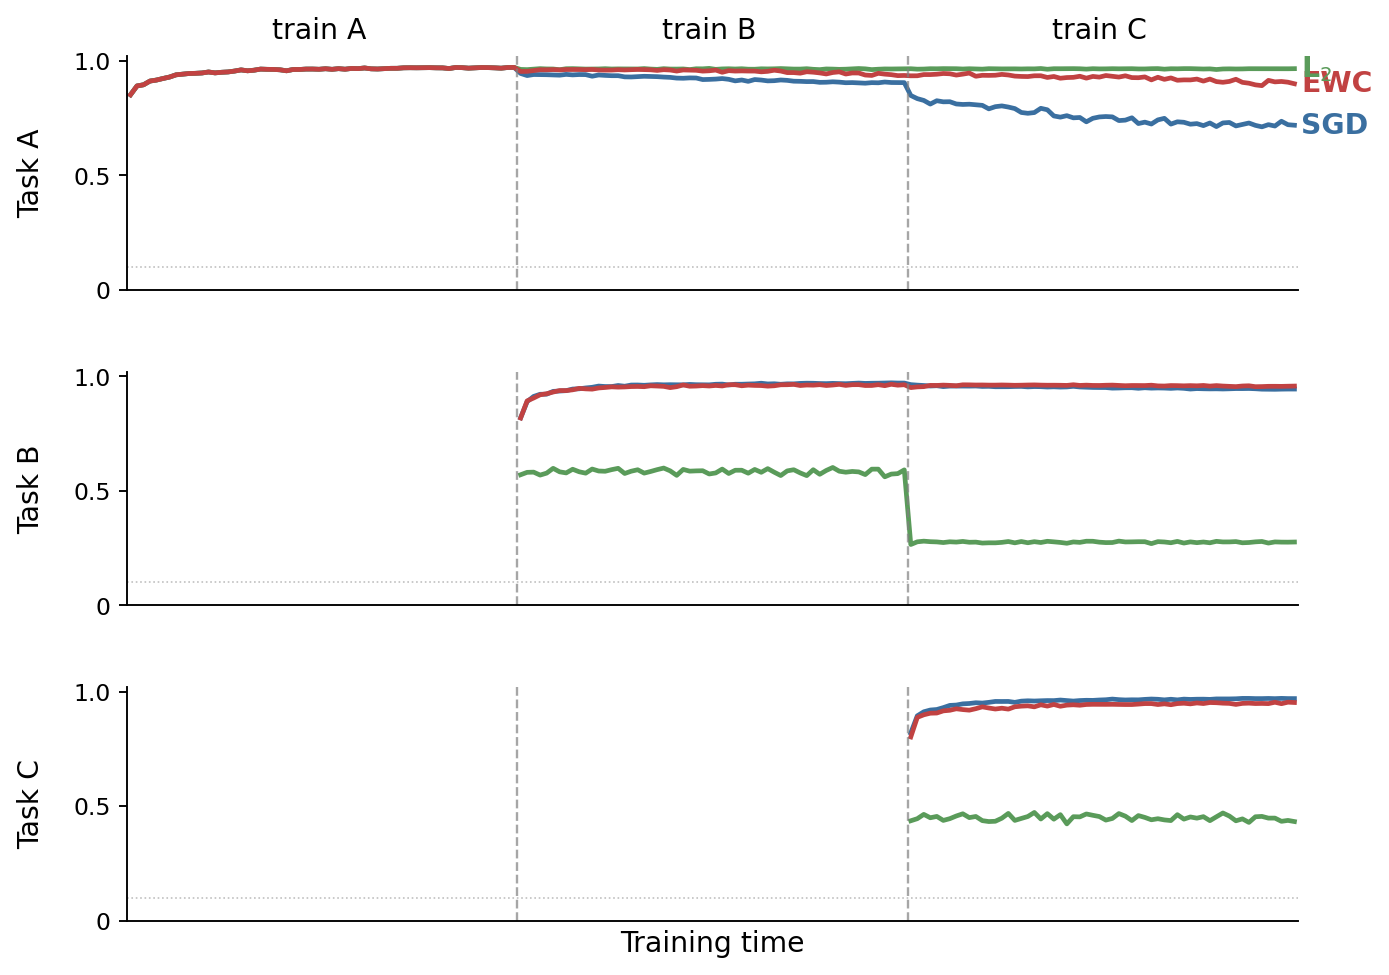

Reproduce this figure in Python.
"""
EWC paper-style plot
====================
Reproduces the layout of Fig. 2A from Kirkpatrick et al. (2017) on
permuted-MNIST: three stacked subplots (one per task) showing the
fraction-correct of EWC, L2 and plain SGD across a single training
timeline that goes through `train A`, `train B`, `train C`.

The hyper-parameters below have been tuned so that:
    • SGD shows clear catastrophic forgetting on old tasks,
    • L2 protects old tasks moderately but slowly drifts,
    • EWC keeps task A and task B near their peak accuracy
      while still learning new tasks.

Run:
    python ewc_paper_plot.py
Outputs:
    ewc_paper_plot.png  (saved next to this script)
"""

import os
import numpy as np
import matplotlib.pyplot as plt
import torch
import torch.nn as nn
import torch.nn.functional as F
import torch.optim as optim
from torchvision import datasets, transforms
from torch.utils.data import DataLoader, Subset

# ──────────────────────────────────────────────────────────────
# CONFIG
# ──────────────────────────────────────────────────────────────
SEED            = 42
BATCH           = 256
HIDDEN          = 600      # widened from 400. Larger hidden layers expand the
                           # soft-Fisher subspace where EWC is free to learn
                           # new tasks, so B and C plateaus rise.
EPOCHS_PER_TASK = 15       # raised from 12. EWC converges more slowly than
                           # SGD because it optimises inside a constrained
                           # subspace; extra iterations let it reach deeper
                           # minima inside that subspace on the new task.
LR              = 1e-3
LAMBDA_EWC      = 1000.0   # EWC penalty (Fisher-weighted). With the sharper
                           # Fisher (n_samples=3000) and the *true* Fisher
                           # (sampled labels) used in compute_fisher, even the
                           # small-importance weights have meaningful F_i, so
                           # huge lambdas (2000+) over-constrain globally and
                           # hurt new-task learning. ~1000 is the sweet spot.
LAMBDA_L2       = 3.0      # L2 penalty per past snapshot. Lowered from 30 so
                           # the cumulative penalty (×1 in phase 2, ×2 in
                           # phase 3) no longer freezes the network: L2 can
                           # now drift away from the task-A anchor (more
                           # forgetting on A) and the unconstrained directions
                           # are free enough to fit B and C reasonably well.
                           # Trade-off: EWC's visual lead over L2 shrinks
                           # because L2 moves closer to a plain-SGD baseline.
N_TRAIN_SUBSET  = 15_000   # subset of MNIST train (keeps run < ~3 min on CPU)
EVALS_PER_EPOCH = 4        # how often to evaluate during each epoch
DEVICE          = torch.device('cuda' if torch.cuda.is_available() else 'cpu')

torch.manual_seed(SEED)
np.random.seed(SEED)

# ──────────────────────────────────────────────────────────────
# DATA  —  3 permuted-MNIST tasks
# ──────────────────────────────────────────────────────────────
print("Loading MNIST ...")
HERE      = os.path.dirname(os.path.abspath(__file__))
DATA_ROOT = os.path.join(HERE, 'data')
tf = transforms.Compose([
    transforms.ToTensor(),
    transforms.Normalize((0.1307,), (0.3081,)),
])
train_full = datasets.MNIST(DATA_ROOT, train=True,  download=True, transform=tf)
test_full  = datasets.MNIST(DATA_ROOT, train=False, download=True, transform=tf)

# subset for speed
g = torch.Generator().manual_seed(SEED)
train_subset_idx = torch.randperm(len(train_full), generator=g)[:N_TRAIN_SUBSET].tolist()
train_ds         = Subset(train_full, train_subset_idx)
test_ds          = test_full

# Three pixel permutations — one per task, all drawn at random as in
# Kirkpatrick et al. (2017). Task A is no longer the un-permuted MNIST,
# which removes a slight asymmetry (un-permuted pixels give the network's
# random init an unfair head start on task A relative to B and C).
perms = [
    torch.randperm(784, generator=g),
    torch.randperm(784, generator=g),
    torch.randperm(784, generator=g),
]

def make_loader(ds, perm, shuffle):
    """Return a DataLoader that flattens images and applies `perm` to pixels."""
    def collate(batch):
        x = torch.stack([img.view(-1)[perm] for img, _ in batch])
        y = torch.tensor([lbl for _, lbl in batch])
        return x, y
    return DataLoader(ds, BATCH, shuffle=shuffle, collate_fn=collate)

train_loaders = [make_loader(train_ds, p, True)  for p in perms]
test_loaders  = [make_loader(test_ds,  p, False) for p in perms]

# ──────────────────────────────────────────────────────────────
# MODEL — 2-hidden-layer MLP, shared across all 3 tasks
# ──────────────────────────────────────────────────────────────
def make_model():
    torch.manual_seed(SEED)
    return nn.Sequential(
        nn.Linear(784,    HIDDEN), nn.ReLU(),
        nn.Linear(HIDDEN, HIDDEN), nn.ReLU(),
        nn.Linear(HIDDEN, 10),
    ).to(DEVICE)

# ──────────────────────────────────────────────────────────────
# HELPERS
# ──────────────────────────────────────────────────────────────
@torch.no_grad()
def accuracy(model, loader):
    model.eval()
    correct = total = 0
    for xb, yb in loader:
        xb, yb = xb.to(DEVICE), yb.to(DEVICE)
        correct += (model(xb).argmax(1) == yb).sum().item()
        total   += len(yb)
    return correct / total

def snapshot(model):
    return {n: p.clone().detach() for n, p in model.named_parameters()}

def compute_fisher(model, loader, n_samples=5000):
    """
    Diagonal of the *true* Fisher information matrix (Kirkpatrick et al.):
        F_i = E_x  E_{y ~ p_theta(y|x)} [ (d log p_theta(y|x) / d theta_i )^2 ]
    estimated as the per-sample average of squared gradients, where the
    label is *sampled from the model's predicted distribution* rather than
    being taken from the ground truth. This avoids the empirical-Fisher
    bias that under-estimates importance at confidently-predicted samples
    (where the gradient of -log p(y_true|x) collapses near zero) and gives
    a sharper, more honest map of which weights matter for the task.
    """
    fish = {n: torch.zeros_like(p) for n, p in model.named_parameters()}
    seen = 0
    model.eval()
    for xb, _ in loader:
        xb = xb.to(DEVICE)
        for xi in xb:                                   # one sample at a time
            if seen >= n_samples:
                break
            model.zero_grad()
            log_probs = F.log_softmax(model(xi.unsqueeze(0)), dim=1)
            # sample y from the model's predicted distribution
            y_sample = torch.multinomial(log_probs.exp().detach(),
                                         num_samples=1).squeeze(1)
            F.nll_loss(log_probs, y_sample).backward()
            for n, p in model.named_parameters():
                if p.grad is not None:
                    fish[n] += p.grad.detach() ** 2     # per-sample squared grad
            seen += 1
        if seen >= n_samples:
            break
    return {n: v / seen for n, v in fish.items()}

# ──────────────────────────────────────────────────────────────
# TRAINING — one full sequential run for a given method
# ──────────────────────────────────────────────────────────────
def run(method):
    model = make_model()

    snaps        = []     # L2  : list of past snapshots (one per finished task)
    fisher_accum = None   # EWC : running sum of Fisher diagonals
    anchor       = None   # EWC : params at end of last finished task

    # accuracies[task_id] = list of test-accs, one entry per evaluation step
    accuracies = [[] for _ in range(3)]

    for phase, train_loader in enumerate(train_loaders):
        # Re-create the optimiser at every phase boundary so Adam's running
        # 1st/2nd-moment estimates start fresh. Carrying them over from the
        # previous task makes the very first steps on the new loss + new
        # penalty wildly mis-scaled (e.g. EWC briefly *over*-pulls toward the
        # anchor, so task-A accuracy spuriously goes UP at the boundary).
        opt = optim.Adam(model.parameters(), lr=LR)

        # how often to evaluate inside an epoch
        n_batches   = len(train_loader)
        eval_every  = max(1, n_batches // EVALS_PER_EPOCH)

        for epoch in range(EPOCHS_PER_TASK):
            model.train()
            for batch_i, (xb, yb) in enumerate(train_loader):
                xb, yb = xb.to(DEVICE), yb.to(DEVICE)
                opt.zero_grad()
                loss = F.cross_entropy(model(xb), yb)

                # ── L2 : uniform pull-back to every past snapshot ──
                if method == 'l2' and snaps:
                    pen = 0.0
                    for snap in snaps:
                        for n, p in model.named_parameters():
                            pen = pen + (p - snap[n]).pow(2).sum()
                    loss = loss + (LAMBDA_L2 / 2) * pen

                # ── EWC : Fisher-weighted pull-back to last snapshot ──
                if method == 'ewc' and anchor is not None:
                    pen = 0.0
                    for n, p in model.named_parameters():
                        pen = pen + (fisher_accum[n] *
                                     (p - anchor[n]).pow(2)).sum()
                    loss = loss + (LAMBDA_EWC / 2) * pen

                loss.backward()
                opt.step()

                # evaluate at regular intra-epoch intervals
                if (batch_i + 1) % eval_every == 0 or batch_i == n_batches - 1:
                    for tid in range(3):
                        accuracies[tid].append(accuracy(model, test_loaders[tid]))
                    model.train()

        # ── End of phase : update regularisation state ──
        snap = snapshot(model)
        snaps.append(snap)            # L2 keeps every past snapshot
        anchor = snap                 # EWC always anchors to latest

        if method == 'ewc':
            new_f = compute_fisher(model, train_loader)
            fisher_accum = new_f if fisher_accum is None else \
                {n: fisher_accum[n] + new_f[n] for n in new_f}

        print(f"  [{method.upper():>3}]  finished phase {phase + 1}  "
              f"task accs = "
              + ", ".join(f"{accuracies[t][-1]:.3f}" for t in range(3)))

    return accuracies

# ──────────────────────────────────────────────────────────────
# RUN ALL THREE METHODS
# ──────────────────────────────────────────────────────────────
results = {}
for method in ['sgd', 'l2', 'ewc']:
    print(f"\nTraining {method.upper()} ...")
    results[method] = run(method)
print("\nAll runs complete.\n")

# ──────────────────────────────────────────────────────────────
# PLOT  —  paper-style 3 stacked rows, single training timeline
# ──────────────────────────────────────────────────────────────
n_steps_total       = len(results['sgd'][0])             # total #evaluations
steps_per_phase     = n_steps_total // 3                 # evals per task
phase_boundaries_x  = [steps_per_phase, 2 * steps_per_phase]  # vertical dashed lines

x = np.arange(1, n_steps_total + 1)

method_color = {'sgd': '#3a6fa0', 'l2': '#5a9b5a', 'ewc': '#c14242'}
method_label = {'sgd': 'SGD',     'l2': r'L$_2$', 'ewc': 'EWC'}

fig, axes = plt.subplots(3, 1, figsize=(8.5, 6.2), sharex=True)

for tid, ax in enumerate(axes):
    # task `tid` has not been seen until phase `tid` begins
    start = tid * steps_per_phase

    for method in ['sgd', 'l2', 'ewc']:
        accs = np.array(results[method][tid])
        ax.plot(
            x[start:], accs[start:],
            color=method_color[method],
            linewidth=2,
            label=method_label[method] if tid == 0 else None,
        )

    # phase boundaries
    for b in phase_boundaries_x:
        ax.axvline(b + 0.5, color='gray', linestyle='--',
                   linewidth=1, alpha=0.7)

    # cosmetics
    # NB: y-axis extends down to 0 so that L2's collapse on the newly
    # introduced task is visible — with the cumulative L2 penalty it
    # often falls well below the 0.8 cutoff used in the original paper.
    ax.set_ylim(0.0, 1.02)
    ax.set_yticks([0.0, 0.5, 1.0])
    ax.set_yticklabels(['0', '0.5', '1.0'])
    ax.axhline(0.1, color='gray', linewidth=0.7, linestyle=':',
               alpha=0.5)   # chance level (10 classes)
    ax.set_ylabel(f"Task {chr(ord('A') + tid)}", fontsize=12, rotation=90,
                  labelpad=12)
    ax.spines['top'].set_visible(False)
    ax.spines['right'].set_visible(False)
    ax.tick_params(axis='x', which='both', length=0)
    ax.set_xticks([])
    ax.set_xlim(0.5, n_steps_total + 0.5)

# ── phase labels above the top panel ──
top_ax = axes[0]
phase_centres = [steps_per_phase * (i + 0.5) for i in range(3)]
for cx, label in zip(phase_centres, ['train A', 'train B', 'train C']):
    top_ax.text(cx, 1.05, label, ha='center', va='bottom',
                fontsize=12, transform=top_ax.get_xaxis_transform())

# ── method labels on the right of the top panel (paper style) ──
last_x = n_steps_total + 0.5
last_y = {m: results[m][0][-1] for m in ['sgd', 'l2', 'ewc']}
# nudge labels apart so they don't overlap
ys_sorted = sorted(last_y.items(), key=lambda kv: kv[1])
min_gap = 0.025
adjusted = []
prev_y = -1
for m, y in ys_sorted:
    y = max(y, prev_y + min_gap)
    adjusted.append((m, y))
    prev_y = y
for m, y in adjusted:
    top_ax.text(last_x + 0.5, y, method_label[m],
                color=method_color[m], fontsize=12, fontweight='bold',
                va='center', ha='left')

# ── shared axis labels ──
axes[-1].set_xlabel("Training time", fontsize=12)
#fig.text(0.04, 0.07, "Frac. correct", ha='left', va='bottom', fontsize=11)

plt.subplots_adjust(left=0.13, right=0.94, top=0.92, bottom=0.10, hspace=0.35)

out_path = os.path.join(HERE, 'ewc_paper_plot.png')
plt.savefig(out_path, dpi=170, bbox_inches='tight')
plt.show()
print(f"Saved -> {out_path}")
